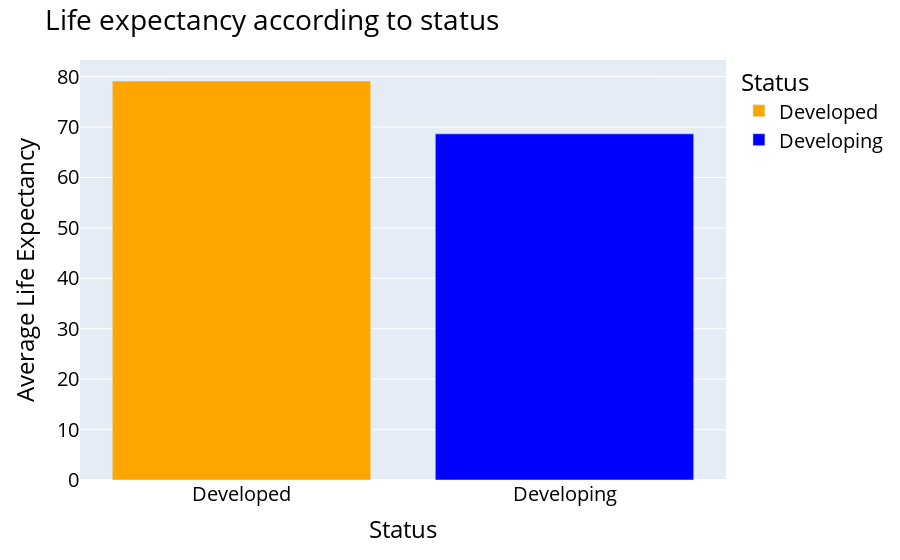

Write notebook code for a chart like this one.
### Markdown cell above
Notes:
* Slovenia is a developed country
* High HepB and Polio vaccination rates 
* Spends 7.08 percent of its government's total expenditure on health
* Large number of years (17) in schooling

### Code cell
status_life_exp = life_expectancy.groupby(by=['Status']).mean().reset_index().sort_values('winz_Life_expectancy',ascending=False).reset_index(drop=True)
plt.figure(figsize=(20,10))

colors = ['orange',]*4 + ['blue',]*4

fig = px.bar(status_life_exp, x='Status', y='winz_Life_expectancy', 
color='Status',
color_discrete_map={
    'Developed':'orange',
    'Developing':'blue'
})

fig.update_layout(
        title="Life expectancy according to status",
        xaxis_title="Status",
        yaxis_title="Average Life Expectancy",
        font=dict(
            size=20,
            color="black"
        )
    )
fig.show()

### Figure 1 — Plotly figure (JSON) as saved in the notebook; plotly's stock layout.template omitted (floating-point values rounded to 4 significant figures)
{"data": [{"alignmentgroup": "True", "hovertemplate": "Status=%{x}<br>winz_Life_expectancy=%{y}<extra></extra>", "legendgroup": "Developed", "marker": {"color": "orange", "pattern": {"shape": ""}}, "name": "Developed", "offsetgroup": "Developed", "orientation": "v", "showlegend": true, "textposition": "auto", "type": "bar", "x": ["Developed"], "xaxis": "x", "y": [79.13], "yaxis": "y"}, {"alignmentgroup": "True", "hovertemplate": "Status=%{x}<br>winz_Life_expectancy=%{y}<extra></extra>", "legendgroup": "Developing", "marker": {"color": "blue", "pattern": {"shape": ""}}, "name": "Developing", "offsetgroup": "Developing", "orientation": "v", "showlegend": true, "textposition": "auto", "type": "bar", "x": ["Developing"], "xaxis": "x", "y": [68.65], "yaxis": "y"}], "layout": {"barmode": "relative", "font": {"color": "black", "size": 20}, "legend": {"title": {"text": "Status"}, "tracegroupgap": 0}, "margin": {"t": 60}, "title": {"text": "Life expectancy according to status"}, "xaxis": {"anchor": "y", "categoryarray": ["Developed", "Developing"], "categoryorder": "array", "domain": [0, 1], "title": {"text": "Status"}}, "yaxis": {"anchor": "x", "domain": [0, 1], "title": {"text": "Average Life Expectancy"}}}}
